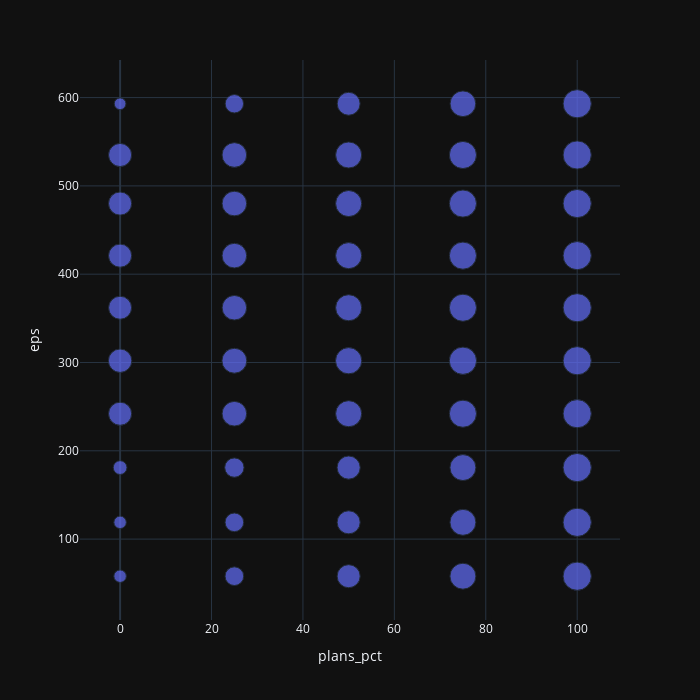

Notebook source saved alongside this figure:
### Code cell
curve_points_df = results_df[['plans_pct', 'eps', 'final_score']]
curve_points_df = curve_points_df.groupby(['plans_pct', 'eps']).agg({'final_score': 'mean'}).reset_index()
fig = px.scatter(curve_points_df, x="plans_pct", y="eps", size='final_score')
fig.update_layout(width=700,height=700)
fig.show()

### Figure 1 — Plotly figure (JSON) as saved in the notebook; plotly's stock layout.template omitted (floating-point values rounded to 4 significant figures)
{"data": [{"hovertemplate": "plans_pct=%{x}<br>eps=%{y}<br>final_score=%{marker.size}<extra></extra>", "legendgroup": "", "marker": {"color": "#636efa", "size": [19.19, 19.19, 23.4, 65.85, 67.75, 65.07, 65.85, 65.85, 65.85, 16.92, 42.91, 42.91, 46.13, 74.89, 76.31, 74.35, 74.89, 74.89, 74.89, 41.96, 65.53, 65.53, 66.08, 83.84, 85.01, 83.72, 83.84, 83.84, 83.84, 64.91, 83.15, 83.15, 83.15, 90.88, 91.84, 90.88, 90.88, 90.88, 90.88, 81.55, 98.64, 98.64, 98.64, 98.0, 98.0, 98.0, 98.0, 98.0, 98.0, 98.0], "sizemode": "area", "sizeref": 0.2466, "symbol": "circle"}, "mode": "markers", "name": "", "orientation": "v", "showlegend": false, "x": [0, 0, 0, 0, 0, 0, 0, 0, 0, 0, 25, 25, 25, 25, 25, 25, 25, 25, 25, 25, 50, 50, 50, 50, 50, 50, 50, 50, 50, 50, 75, 75, 75, 75, 75, 75, 75, 75, 75, 75, 100, 100, 100, 100, 100, 100, 100, 100, 100, 100], "xaxis": "x", "y": [58, 119, 181, 242, 302, 362, 421, 480, 535, 593, 58, 119, 181, 242, 302, 362, 421, 480, 535, 593, 58, 119, 181, 242, 302, 362, 421, 480, 535, 593, 58, 119, 181, 242, 302, 362, 421, 480, 535, 593, 58, 119, 181, 242, 302, 362, 421, 480, 535, 593], "yaxis": "y", "type": "scatter"}], "layout": {"xaxis": {"anchor": "y", "domain": [0.0, 1.0], "title": {"text": "plans_pct"}}, "yaxis": {"anchor": "x", "domain": [0.0, 1.0], "title": {"text": "eps"}}, "legend": {"tracegroupgap": 0, "itemsizing": "constant"}, "margin": {"t": 60}, "width": 700, "height": 700}}
